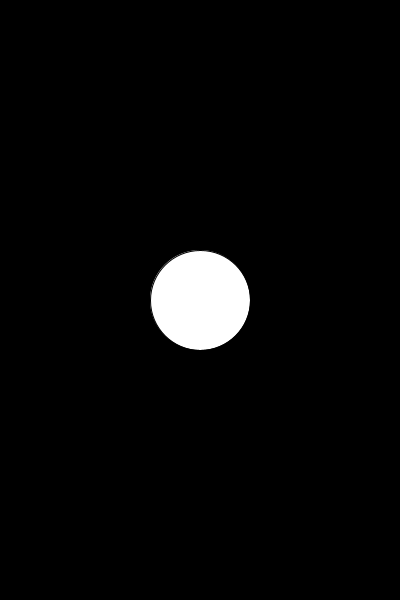
Frame 1 (no input)
Frame 60 (the mouse pressed at the canvas centre just before this capture): identical to frame 1, image omitted
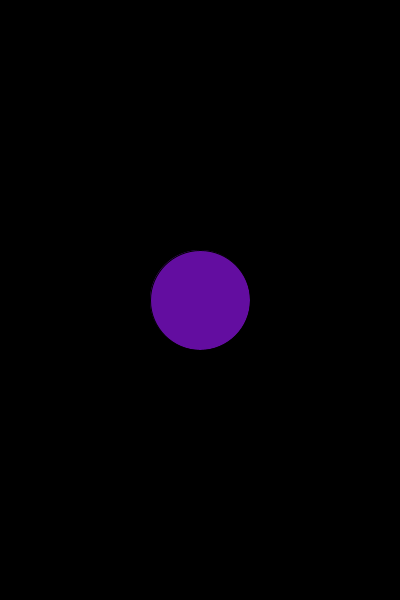
Frame 120 (the mouse held since frame 60 and released just before this capture)

The Processing sketch that drew these frames (run headless with seeded random() and noise(); from frame 60 on, the mouse is pressed at the canvas centre):

// Processing sketch: week01_03_simple_button_circle
// ── week01_03_simple_button_circle.pde
//Aven,02/27/2017,New Meida,WPP,SADA
color buttonColor = color(255);
float x,y,size = 100;
void setup() {
  size(400,600);
  x = width/2;
  y = height/2;
}
void draw() {
  background(0);
  fill(buttonColor);
  ellipse(x,y,size,size);    //center: width/2,height/2; radius: size
  // check distance
  float distance  = dist(x,y,mouseX,mouseY); // mouse loc---center
  if(distance < size/2){
    //------------------
    if(mousePressed){ //hover and click
      buttonColor = color(random(255),random(255),random(255));
    }else{//hover non-click
        buttonColor = color(100);
    }
    //-------------------
  }else{
    buttonColor= color(255);
  }
}
